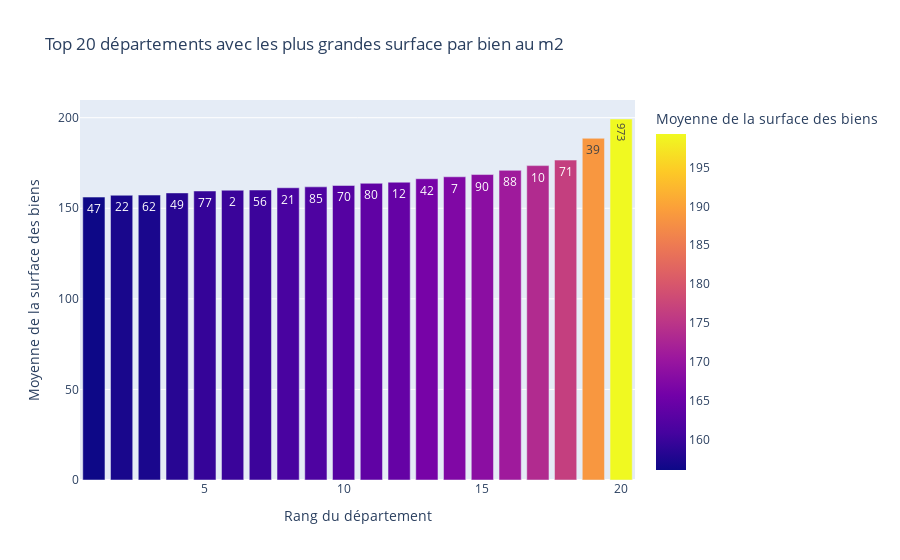

The cell this chart's notebook holds for it:
### Markdown cell above
#### DataViz n°9

### Code cell
grouped_df = df_2022.groupby('code_departement')['surface_reelle_bati'].mean().reset_index()
top20_df = grouped_df.sort_values('surface_reelle_bati', ascending=False).head(20)
top20_df = top20_df.sort_values('surface_reelle_bati', ascending=True)
top20_df['x_axis_order'] = range(1, len(top20_df) + 1)
fig = px.bar(top20_df, x='x_axis_order', y='surface_reelle_bati', 
             color='surface_reelle_bati', 
             labels={'surface_reelle_bati':'Moyenne de la surface des biens', 
                     'x_axis_order':'Rang du département'},
             title="Top 20 départements avec les plus grandes surface par bien au m2")
fig.update_traces(text=top20_df['code_departement'], textposition='inside')
fig.show()

### Figure 1 — Plotly figure (JSON) as saved in the notebook; plotly's stock layout.template omitted (floating-point values rounded to 4 significant figures)
{"data": [{"alignmentgroup": "True", "hovertemplate": "Rang du département=%{x}<br>Moyenne de la surface des biens=%{marker.color}<extra></extra>", "legendgroup": "", "marker": {"color": [156.2, 157.2, 157.3, 158.5, 159.5, 160.0, 160.1, 161.3, 161.8, 162.6, 163.8, 164.4, 166.3, 167.4, 168.6, 170.9, 173.5, 176.6, 188.6, 199.3], "coloraxis": "coloraxis", "pattern": {"shape": ""}}, "name": "", "offsetgroup": "", "orientation": "v", "showlegend": false, "text": [47, 22, 62, 49, 77, 2, 56, 21, 85, 70, 80, 12, 42, 7, 90, 88, 10, 71, 39, 973], "textposition": "inside", "type": "bar", "x": [1, 2, 3, 4, 5, 6, 7, 8, 9, 10, 11, 12, 13, 14, 15, 16, 17, 18, 19, 20], "xaxis": "x", "y": [156.2, 157.2, 157.3, 158.5, 159.5, 160.0, 160.1, 161.3, 161.8, 162.6, 163.8, 164.4, 166.3, 167.4, 168.6, 170.9, 173.5, 176.6, 188.6, 199.3], "yaxis": "y"}], "layout": {"barmode": "relative", "coloraxis": {"colorbar": {"title": {"text": "Moyenne de la surface des biens"}}, "colorscale": [[0, "#0d0887"], [0.1111, "#46039f"], [0.2222, "#7201a8"], [0.3333, "#9c179e"], [0.4444, "#bd3786"], [0.5556, "#d8576b"], [0.6667, "#ed7953"], [0.7778, "#fb9f3a"], [0.8889, "#fdca26"], [1, "#f0f921"]]}, "legend": {"tracegroupgap": 0}, "title": {"text": "Top 20 départements avec les plus grandes surface par bien au m2"}, "xaxis": {"anchor": "y", "domain": [0, 1], "title": {"text": "Rang du département"}}, "yaxis": {"anchor": "x", "domain": [0, 1], "title": {"text": "Moyenne de la surface des biens"}}}}
